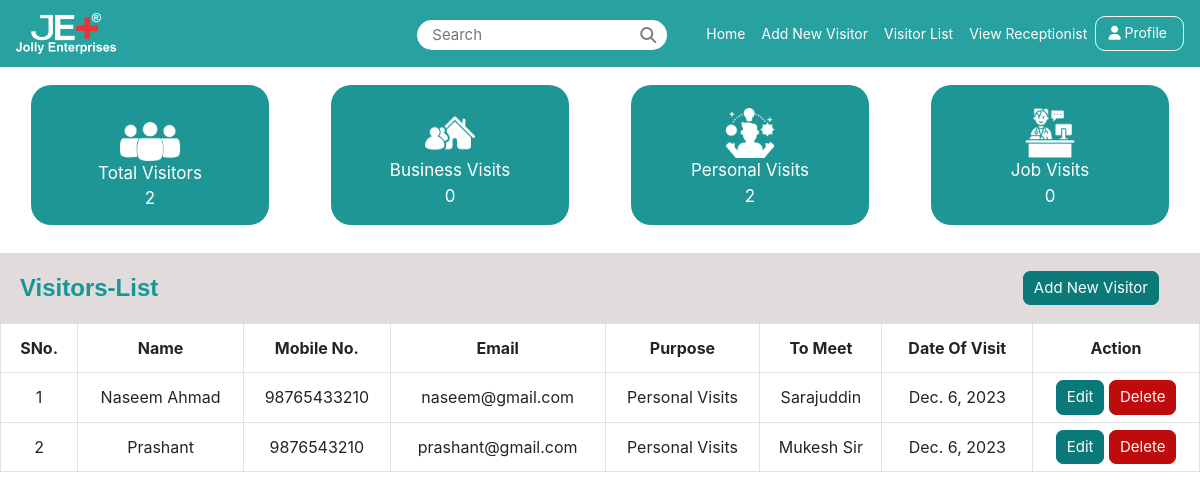
/visitor/ (signed in), run on the app's committed database.
### mainApp/models.py (models this page shows, shortened)
class Visitor(models.Model):
    name = models.CharField(max_length=20)
    phone = models.CharField(max_length=15)
    email = models.EmailField(max_length=100)
    purpose = models.ForeignKey(VisitReason, on_delete=models.CASCADE)
    to_meet = models.CharField(max_length=50)
    date_of_visit = models.DateField()
    createdBy = models.CharField(max_length=50, null=True, blank=True)
    address = models.CharField(max_length=250, default='')
    last_updated = models.CharField(max_length=50, blank=True, null=True)
    who_updated = models.CharField(max_length=50, null=True, blank=True)

class VisitReason(models.Model):
    name = models.CharField(max_length=50)
    def __str__(self):
        return f"{self.name}"

### mainApp/views.py (the view)
# urls.py: path('visitor/', views.visitorpage),
@login_required(login_url="/login/")
def visitorpage(request):
    tvisitors = Visitor.objects.count()
    bvisits = Visitor.objects.filter(purpose=1).count()
    pvisits = Visitor.objects.filter(purpose=3).count()
    jvisits = Visitor.objects.filter(purpose=2).count()
    visitors = Visitor.objects.filter().order_by('id')
    return render(request, 'visitor.html', {'total_visits':tvisitors, 'bvisits':bvisits, 'pvisits':pvisits, 'jvisits':jvisits, 'visitors':visitors})

### mainApp/templates/visitor.html (shortened to what this page needs)
{% extends 'index.html' %}
{% block body %}
<section>
  <div class="container-fluid admin-profile-section d-flex justify-content-between" style="background-color: #e2dbdb;">
   <div class="d-flex align-items-center">
    <span class="visitors-table-class">Visitors-List</span>
  </div>
  <div class="">
   <a href="/add-new-visitor/" class="nav-link"><button class="visitor-btn">Add New Visitor</button></a>
  </div>
</div>
<div class="table-responsive">
  <table class="table table-bordered table-hover">
    <tbody>
      <tr class="trclass">
        <th>SNo.</th>
        <th>Name</th>
        <th>Mobile No.</th>
        <th>Email</th>
        <th>Purpose</th>
        <th>To Meet</th>
        <th>Date Of Visit</th>
        <th>Action</th>
      </tr>
      {% for v in visitors %}
      <tr>
        <td class="align-middle">{{forloop.counter}}</td>
        <td class="align-middle">{{v.name}}</td>
        <td class="align-middle">{{v.phone}}</td>
        <td class="align-middle">{{v.email}}</td>
        <td class="align-middle">{{v.purpose}}</td>
        <td class="align-middle">{{v.to_meet}}</td>
        <td class="align-middle">{{v.date_of_visit}}</td>
        <td class="align-middle"><a href="/update-visitor/{{v.id}}/" class="edit btn">Edit</a> <a href="/delete-visitor/{{v.id}}" class="Delete btn">Delete</button></td>
      </tr>
      {% endfor %}
    </tbody>
  </table>
  </div>
</section>
{% endblock %}

### static/css/style.css (style rules this page uses)
* { margin: 0; padding: 0; box-sizing: border-box; }
body { overflow: hidden; overflow-y: auto; }
.nav-link { font-size: 14px; }
.admin-profile-section { margin-top: 20px; }
.visitors-table-class { font-size: 24px !important; font-weight: bold; padding: 5px; color: rgb(19, 151, 151); font-family: Arial, Helvetica, sans-serif; }
.align-middle { text-align: center; padding: 7px !important ; }
.visitor-btn { margin: 10px; border-radius: 7px; padding: 5px 10px; background-color: rgb(12, 121, 121); border: 1px solid rgb(9, 121, 129); color: white; font-size: 15px; cursor: pointer; outline: none; box-shadow: none; }
.edit, .Delete { border-radius: 7px; padding: 5px 10px; background-color: rgb(12, 121, 121); border: 1px solid rgb(9, 121, 129); color: white; font-size: 15px; outline: none; }
.Delete { background-color: rgb(190, 11, 11); border: 1px solid rgb(190, 11, 11); }
.trclass { text-align: center; }

### data on the page
Visitor: name "Naseem Ahmad", phone "98765433210", email "naseem@gmail.com", purpose "Personal Visits", to_meet "Sarajuddin", date_of_visit "Dec. 6, 2023"
Visitor: name "Prashant", phone "9876543210", email "prashant@gmail.com", purpose "Personal Visits", to_meet "Mukesh Sir", date_of_visit "Dec. 6, 2023"

### other printed values
{{ total_visits }} "2"
{{ bvisits }} "0"
{{ pvisits }} "2"
{{ jvisits }} "0"
